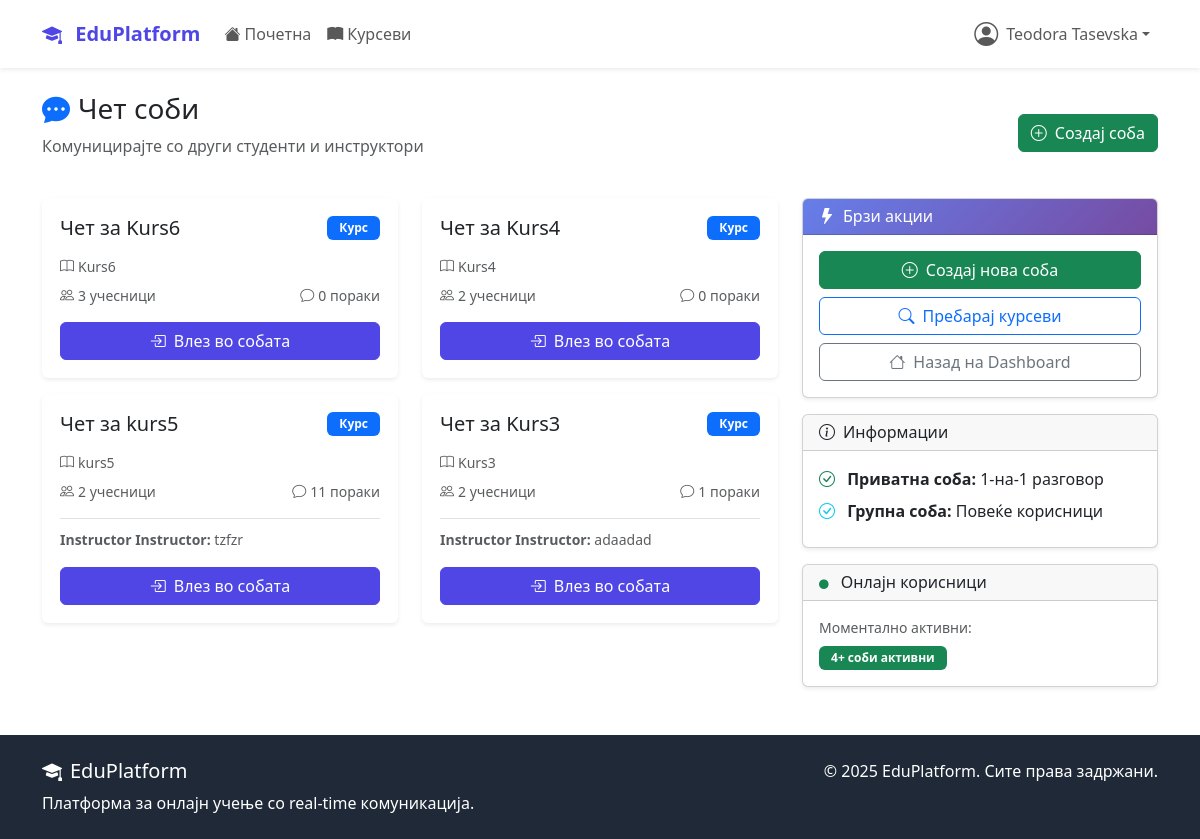
/chat/ (signed in), run on an earlier commit of the app's database.
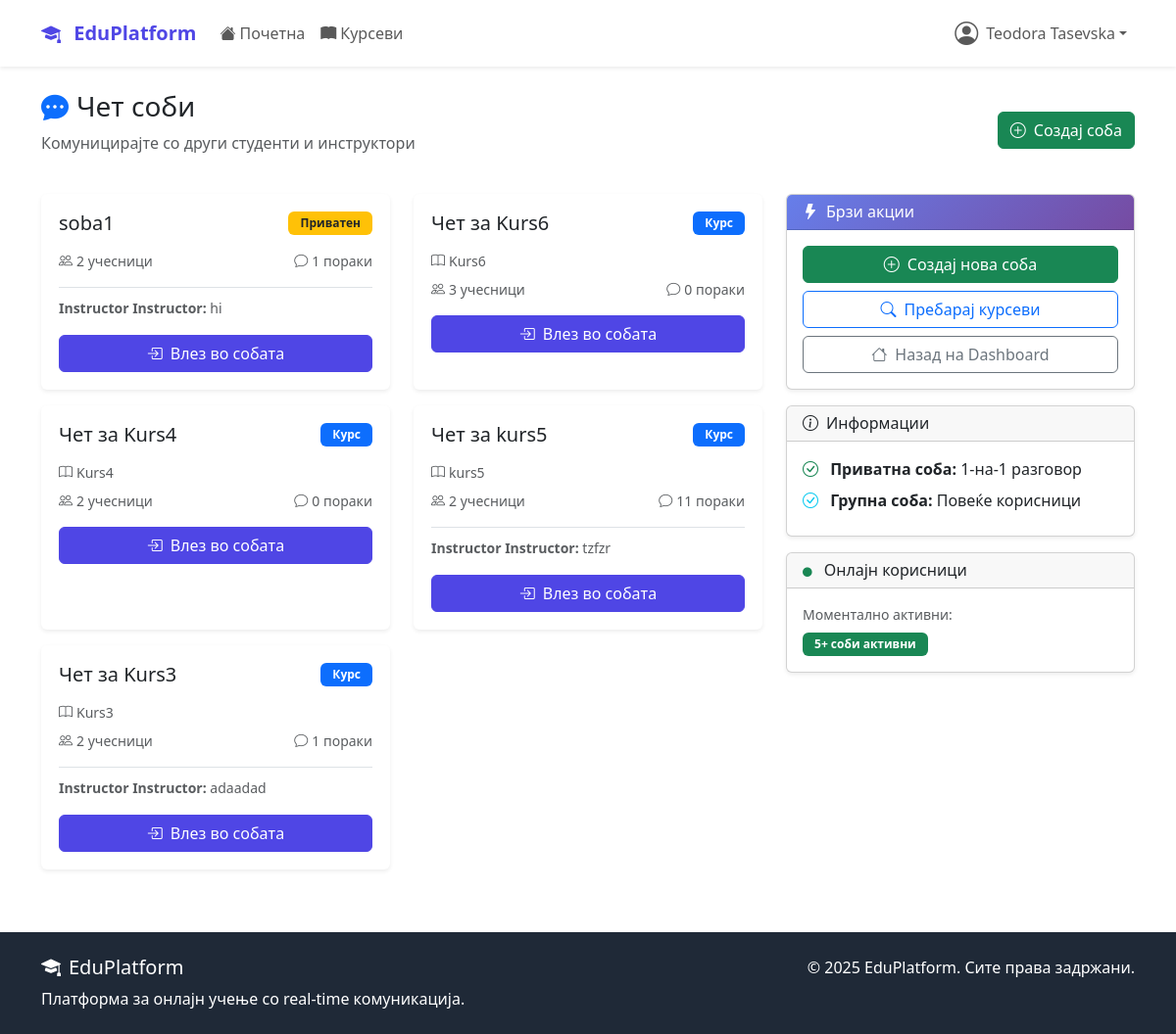
And on a later commit of the database.
### accounts/models.py (models this page shows, shortened)
class User(AbstractUser):
    USER_TYPE_CHOICES = (
        ('student', 'Студент'),
        ('instructor', 'Инструктор'),
        ('admin', 'Администратор'),
    )
    user_type = models.CharField(
        max_length=20,
        choices=USER_TYPE_CHOICES,
        default='student'
    )
    bio = models.TextField(max_length=500, blank=True)
    profile_picture = models.ImageField(
        upload_to='profile_pics/',
        blank=True,  # Додадено
        null=True    # Додадено
    )
    birth_date = models.DateField(null=True, blank=True)
    phone_number = models.CharField(max_length=15, blank=True)
    created_at = models.DateTimeField(auto_now_add=True)
    updated_at = models.DateTimeField(auto_now=True)

### chat/models.py (models this page shows, shortened)
class ChatRoom(models.Model):
    ROOM_TYPE_CHOICES = (
        ('course', 'Курс'),
        ('private', 'Приватен'),
        ('general', 'Општ'),
    )
    name = models.CharField(max_length=100)
    room_type = models.CharField(max_length=20, choices=ROOM_TYPE_CHOICES)
    course = models.OneToOneField(
        Course,
        on_delete=models.CASCADE,
        null=True,
        blank=True,
        related_name='chat_room'
    )
    participants = models.ManyToManyField(
        settings.AUTH_USER_MODEL,
        related_name='chat_rooms'
    )
    created_by = models.ForeignKey(
        settings.AUTH_USER_MODEL,
        on_delete=models.CASCADE,
        related_name='created_rooms'
    )
    is_active = models.BooleanField(default=True)
    created_at = models.DateTimeField(auto_now_add=True)
    def get_latest_message(self):
        return self.messages.order_by('-timestamp').first()

class Message(models.Model):
    MESSAGE_TYPE_CHOICES = (
        ('text', 'Текст'),
        ('file', 'Фајл'),
        ('image', 'Слика'),
        ('system', 'Системска'),
    )
    room = models.ForeignKey(ChatRoom, on_delete=models.CASCADE, related_name='messages')
    sender = models.ForeignKey(
        settings.AUTH_USER_MODEL,
        on_delete=models.CASCADE,
        related_name='sent_messages'
    )
    content = models.TextField()
    message_type = models.CharField(max_length=20, choices=MESSAGE_TYPE_CHOICES, default='text')
    file_attachment = models.FileField(upload_to='chat_files/', blank=True, null=True)
    reply_to = models.ForeignKey(
        'self',
        on_delete=models.CASCADE,
        null=True,
        blank=True,
        related_name='replies'
    )
    is_edited = models.BooleanField(default=False)
    edited_at = models.DateTimeField(null=True, blank=True)
    timestamp = models.DateTimeField(auto_now_add=True)
    class Meta:
        ordering = ['timestamp']

### courses/models.py (models this page shows, shortened)
class Course(models.Model):
    DIFFICULTY_CHOICES = (
        ('beginner', 'Почетник'),
        ('intermediate', 'Средно'),
        ('advanced', 'Напредно'),
    )
    STATUS_CHOICES = (
        ('draft', 'Нацрт'),
        ('published', 'Објавен'),
        ('archived', 'Архивиран'),
    )
    title = models.CharField(max_length=200)
    slug = models.SlugField(unique=True, blank=True, max_length=250)
    description = models.TextField()
    instructor = models.ForeignKey(
        settings.AUTH_USER_MODEL,
        on_delete=models.CASCADE,
        related_name='courses_taught'
    )
    category = models.ForeignKey(Category, on_delete=models.CASCADE)
    thumbnail = models.ImageField(upload_to='course_thumbnails/', blank=True)
    price = models.DecimalField(max_digits=8, decimal_places=2, default=0.00)
    difficulty = models.CharField(max_length=20, choices=DIFFICULTY_CHOICES)
    status = models.CharField(max_length=20, choices=STATUS_CHOICES, default='published')
    duration_hours = models.PositiveIntegerField(help_text="Должина во часови")
    max_students = models.PositiveIntegerField(null=True, blank=True)
    requirements = models.TextField(blank=True, help_text="Предуслови за курсот")
    what_you_learn = models.TextField(help_text="Што ќе научат студентите")
    created_at = models.DateTimeField(auto_now_add=True)
    updated_at = models.DateTimeField(auto_now=True)
    class Meta:
        ordering = ['-created_at']

### chat/views.py (the view, shortened to what this page needs)
# urls.py: path('', views.ChatListView.as_view(), name='list'),
class ChatListView(LoginRequiredMixin, ListView):
    model = ChatRoom
    template_name = 'chat/list.html'
    context_object_name = 'chat_rooms'
    def get_queryset(self):
        user = self.request.user
        return ChatRoom.objects.filter(
            participants=user,
            is_active=True
        ).annotate(
            message_count=Count('messages')
        ).order_by('-created_at')
    def get_context_data(self, **kwargs):
        context = super().get_context_data(**kwargs)
        user = self.request.user
        chat_settings, created = UserChatSettings.objects.get_or_create(user=user)
        context['chat_settings'] = chat_settings
        return context

### templates/chat/list.html (shortened to what this page needs)
{% extends 'base.html' %}
{% block content %}
<div class="container mt-4">
    <div class="d-flex justify-content-between align-items-center mb-4">
        <div>
            <h3><i class="bi bi-chat-dots-fill me-2 text-primary"></i>Чет соби</h3>
            <p class="text-muted">Комуницирајте со други студенти и инструктори</p>
        </div>
        <a href="{% url 'chat:create_room' %}" class="btn btn-success">
            <i class="bi bi-plus-circle me-2"></i>Создај соба
        </a>
    </div>
    <div class="row">
        <div class="col-md-8">
            {% if chat_rooms %}
                <div class="row">
                    {% for room in chat_rooms %}
                    <div class="col-md-6 mb-3">
                        <div class="card chat-room-card h-100 shadow-sm">
                            <div class="card-body">
                                <div class="d-flex justify-content-between align-items-start mb-2">
                                    <h5 class="card-title">{{ room.name }}</h5>
                                    {% if room.room_type == 'course' %}
                                        <span class="badge bg-primary">{{ room.get_room_type_display }}</span>
                                    {% elif room.room_type == 'private' %}
                                        <span class="badge bg-warning text-dark">{{ room.get_room_type_display }}</span>
                                    {% else %}
                                        <span class="badge bg-info">{{ room.get_room_type_display }}</span>
                                    {% endif %}
                                </div>
                                {% if room.course %}
                                    <p class="text-muted small mb-2">
                                        <i class="bi bi-book me-1"></i>{{ room.course.title }}
                                    </p>
                                {% endif %}
                                <div class="d-flex justify-content-between align-items-center text-muted small mb-3">
                                    <span>
                                        <i class="bi bi-people me-1"></i>{{ room.participants.count }} учесници
                                    </span>
                                    <span>
                                        <i class="bi bi-chat me-1"></i>{{ room.message_count }} пораки
                                    </span>
                                </div>
                                {% with latest_message=room.get_latest_message %}
                                {% if latest_message %}
                                    <div class="border-top pt-2 mb-3">
                                        <small class="text-muted">
                                            <strong>{{ latest_message.sender.get_full_name|default:latest_message.sender.username }}:</strong>
                                            {{ latest_message.content|truncatewords:8 }}
                                        </small>
                                    </div>
                                {% endif %}
                                {% endwith %}
                                <a href="{% url 'chat:room' room.id %}" class="btn btn-primary w-100">
                                    <i class="bi bi-box-arrow-in-right me-2"></i>Влез во собата
                                </a>
                            </div>
                        </div>
                    </div>
                    {% endfor %}
                </div>
            {% endif %}
        </div>
        <div class="col-md-4">
            <div class="card shadow-sm mb-3">
                <div class="card-header bg-primary text-white">
                    <h6 class="mb-0"><i class="bi bi-lightning-fill me-2"></i>Брзи акции</h6>
                </div>
                <div class="card-body">
                    <div class="d-grid gap-2">
                        <a href="{% url 'chat:create_room' %}" class="btn btn-success">
                            <i class="bi bi-plus-circle me-2"></i>Создај нова соба
                        </a>
                        <a href="{% url 'courses:list' %}" class="btn btn-outline-primary">
                            <i class="bi bi-search me-2"></i>Пребарај курсеви
                        </a>
                        <a href="{% url 'dashboard:home' %}" class="btn btn-outline-secondary">
                            <i class="bi bi-house me-2"></i>Назад на Dashboard
                        </a>
                    </div>
                </div>
            </div>
            <div class="card shadow-sm mb-3">
                <div class="card-header">
                    <h6 class="mb-0"><i class="bi bi-info-circle me-2"></i>Информации</h6>
                </div>
                <div class="card-body">
                    <ul class="list-unstyled mb-0">
                        <li class="mb-2">
                            <i class="bi bi-check-circle text-success me-2"></i>
                            <strong>Приватна соба:</strong> 1-на-1 разговор
                        </li>
                        <li class="mb-2">
                            <i class="bi bi-check-circle text-info me-2"></i>
                            <strong>Групна соба:</strong> Повеќе корисници
                        </li>
                    </ul>
                </div>
            </div>
            <div class="card shadow-sm mt-3">
                <div class="card-header">
                    <h6 class="mb-0">
                        <i class="bi bi-circle-fill text-success me-2" style="font-size: 0.6rem;"></i>
                        Онлајн корисници
                    </h6>
                </div>
                <div class="card-body">
                    <p class="small text-muted mb-2">Моментално активни:</p>
                    <div class="d-flex align-items-center">
                        <div class="avatar-group">
                            <span class="badge bg-success">{{ chat_rooms|length }}+ соби активни</span>
                        </div>
                    </div>
                </div>
            </div>
        </div>
    </div>
</div>
{% endblock %}

### templates/base.html (shortened to what this page needs)
<!DOCTYPE html>
<html lang="mk">
<head>
    <link href="https://cdn.jsdelivr.net/npm/bootstrap@5.3.2/dist/css/bootstrap.min.css" rel="stylesheet">
    <link rel="stylesheet" href="https://cdn.jsdelivr.net/npm/bootstrap-icons@1.11.1/font/bootstrap-icons.css">
</head>
<body class="d-flex flex-column min-vh-100">
    <nav class="navbar navbar-expand-lg navbar-light bg-white shadow-sm">
        <div class="container">
            <a class="navbar-brand" href="{% url 'dashboard:home' %}">
                <i class="bi bi-mortarboard-fill me-2"></i>
                EduPlatform
            </a>
            <div class="collapse navbar-collapse" id="navbarNav">
                <ul class="navbar-nav me-auto">
                    <li class="nav-item">
                        <a class="nav-link" href="{% url 'dashboard:home' %}">
                            <i class="bi bi-house-fill me-1"></i>Почетна
                        </a>
                    </li>
                    <li class="nav-item">
                        <a class="nav-link" href="{% url 'courses:list' %}">
                            <i class="bi bi-book-fill me-1"></i>Курсеви
                        </a>
                    </li>
                </ul>
                <ul class="navbar-nav">
                    {% if user.is_authenticated %}
                        <li class="nav-item dropdown">
                            <a class="nav-link dropdown-toggle d-flex align-items-center" href="#"
                               id="navbarDropdown" role="button" data-bs-toggle="dropdown">
                                {% if user.profile_picture %}
                                    <img src="{{ user.profile_picture.url }}" alt="Профил"
                                         class="rounded-circle me-2" width="32" height="32">
                                {% else %}
                                    <i class="bi bi-person-circle me-2 fs-4"></i>
                                {% endif %}
                                {{ user.get_full_name|default:user.username }}
                            </a>
                        </li>
                    {% endif %}
                </ul>
            </div>
        </div>
    </nav>
    <main class="flex-grow-1">
        {% block content %}{% endblock %}
    </main>
    <footer class="footer mt-5 py-4">
        <div class="container">
            <div class="row">
                <div class="col-md-6">
                    <h5><i class="bi bi-mortarboard-fill me-2"></i>EduPlatform</h5>
                    <p class="mb-0">Платформа за онлајн учење со real-time комуникација.</p>
                </div>
                <div class="col-md-6 text-md-end">
                    <p class="mb-0">&copy; 2025 EduPlatform. Сите права задржани.</p>
                </div>
            </div>
        </div>
    </footer>
</body>
</html>

### templates/base.html (style rules this page uses)
:root { --primary-color: #4f46e5; --secondary-color: #6366f1; --success-color: #10b981; --warning-color: #f59e0b; --danger-color: #ef4444; --dark-color: #1f2937; --light-color: #f8fafc; }
.navbar-brand { font-weight: bold; color: var(--primary-color) !important; }
.btn-primary { background-color: var(--primary-color); border-color: var(--primary-color); }
.footer { background-color: var(--dark-color); color: white; margin-top: auto; }

### templates/chat/list.html (style rules this page uses)
.chat-room-card { transition: all 0.3s ease; border: 2px solid transparent; }
.avatar-group { display: flex; align-items: center; }
.badge { font-weight: 600; padding: 6px 12px; }
.card-header.bg-primary { background: linear-gradient(135deg, #667eea 0%, #764ba2 100%) !important; }

What changed in the data, as far as the page shows it:
added ChatRoom: name "soba1", room_type "Приватен", participants.count "2", message_count "1", get_latest_message.sender.get_full_name "Instructor Instructor", get_latest_message.content "hi"
Also different on the page:
{{ chat_rooms|length }}: "4" → "5"
